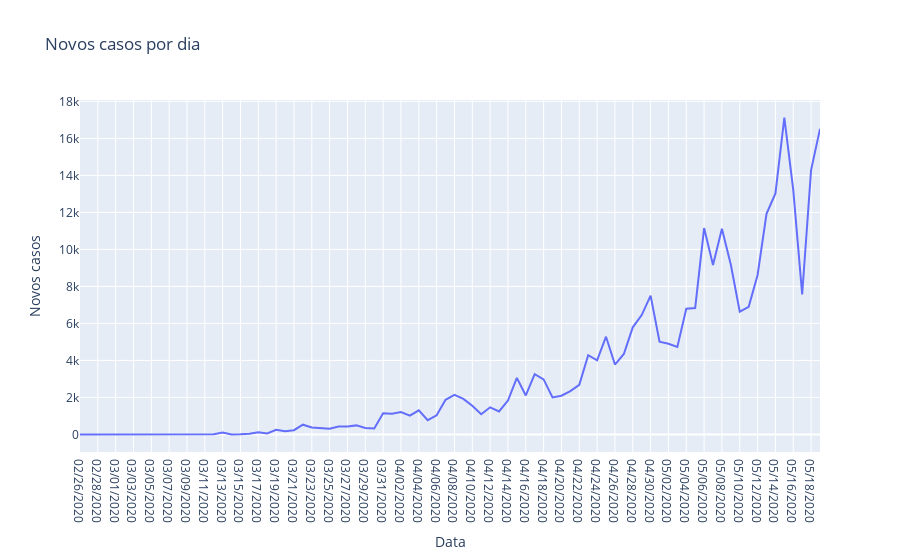

This figure's notebook cell:
### Code cell
# Visualizando
px.line(brasil, x='observationdate', y='novoscasos', title='Novos casos por dia',
       labels={'observationdate': 'Data', 'novoscasos': 'Novos casos'})

### Figure 1 — Plotly figure (JSON) as saved in the notebook; plotly's stock layout.template omitted (floating-point values rounded to 4 significant figures)
{"data": [{"hovertemplate": "Data=%{x}<br>Novos casos=%{y}<extra></extra>", "legendgroup": "", "line": {"color": "#636efa", "dash": "solid"}, "marker": {"symbol": "circle"}, "mode": "lines", "name": "", "orientation": "v", "showlegend": false, "type": "scatter", "x": ["02/26/2020", "02/27/2020", "02/28/2020", "02/29/2020", "03/01/2020", "03/02/2020", "03/03/2020", "03/04/2020", "03/05/2020", "03/06/2020", "03/07/2020", "03/08/2020", "03/09/2020", "03/10/2020", "03/11/2020", "03/12/2020", "03/13/2020", "03/14/2020", "03/15/2020", "03/16/2020", "03/17/2020", "03/18/2020", "03/19/2020", "03/20/2020", "03/21/2020", "03/22/2020", "03/23/2020", "03/24/2020", "03/25/2020", "03/26/2020", "03/27/2020", "03/28/2020", "03/29/2020", "03/30/2020", "03/31/2020", "04/01/2020", "04/02/2020", "04/03/2020", "04/04/2020", "04/05/2020", "04/06/2020", "04/07/2020", "04/08/2020", "04/09/2020", "04/10/2020", "04/11/2020", "04/12/2020", "04/13/2020", "04/14/2020", "04/15/2020", "04/16/2020", "04/17/2020", "04/18/2020", "04/19/2020", "04/20/2020", "04/21/2020", "04/22/2020", "04/23/2020", "04/24/2020", "04/25/2020", "04/26/2020", "04/27/2020", "04/28/2020", "04/29/2020", "04/30/2020", "05/01/2020", "05/02/2020", "05/03/2020", "05/04/2020", "05/05/2020", "05/06/2020", "05/07/2020", "05/08/2020", "05/09/2020", "05/10/2020", "05/11/2020", "05/12/2020", "05/13/2020", "05/14/2020", "05/15/2020", "05/16/2020", "05/17/2020", "05/18/2020", "05/19/2020"], "xaxis": "x", "y": [0, 0, 0, 1, 0, 0, 0, 2, 0, 9, 0, 7, 5, 6, 7, 14, 99, 0, 11, 38, 121, 51, 249, 172, 228, 525, 378, 323, 307, 431, 432, 487, 352, 323, 1138, 1119, 1208, 1012, 1304, 770, 1031, 1873, 2136, 1922, 1546, 1089, 1465, 1238, 1832, 3058, 2105, 3257, 2976, 1996, 2089, 2336, 2678, 4279, 4007, 5281, 3776, 4346, 5789, 6450, 7502, 5015, 4898, 4726, 6794, 6835, 11156, 9162, 11121, 9167, 6638, 6895, 8620, 11923, 13028, 17126, 13220, 7569, 14288, 16517], "yaxis": "y"}], "layout": {"legend": {"tracegroupgap": 0}, "title": {"text": "Novos casos por dia"}, "xaxis": {"anchor": "y", "domain": [0, 1], "title": {"text": "Data"}}, "yaxis": {"anchor": "x", "domain": [0, 1], "title": {"text": "Novos casos"}}}}
